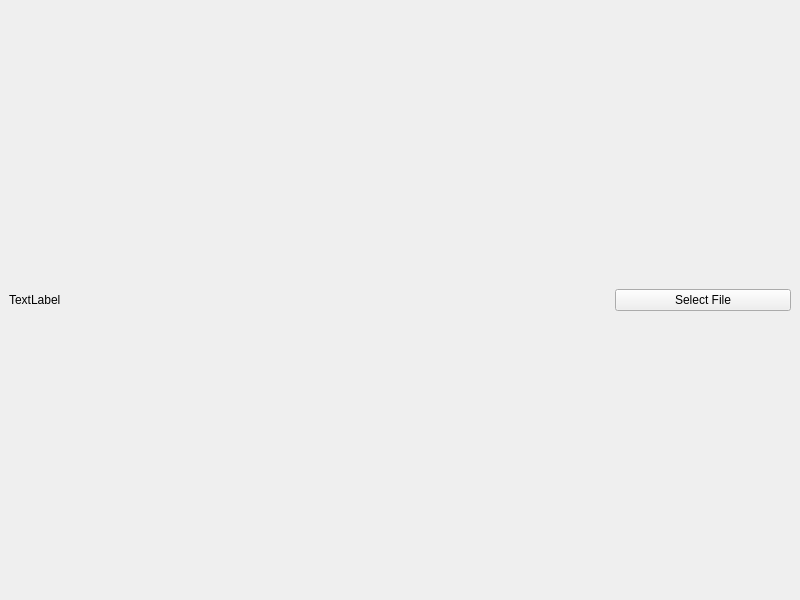
<?xml version="1.0" encoding="UTF-8"?>
<ui version="4.0">
 <class>MainWindow</class>
 <widget class="QMainWindow" name="MainWindow">
  <property name="geometry">
   <rect>
    <x>0</x>
    <y>0</y>
    <width>800</width>
    <height>600</height>
   </rect>
  </property>
  <property name="minimumSize">
   <size>
    <width>700</width>
    <height>600</height>
   </size>
  </property>
  <property name="windowTitle">
   <string>Process-pdf-excel</string>
  </property>
  <widget class="QWidget" name="centralwidget">
   <layout class="QHBoxLayout" name="horizontalLayout">
    <item>
     <widget class="QLabel" name="label">
      <property name="minimumSize">
       <size>
        <width>600</width>
        <height>500</height>
       </size>
      </property>
      <property name="text">
       <string>TextLabel</string>
      </property>
     </widget>
    </item>
    <item>
     <widget class="QPushButton" name="selectButton">
      <property name="text">
       <string>Select File</string>
      </property>
     </widget>
    </item>
   </layout>
  </widget>
 </widget>
 <resources/>
 <connections/>
</ui>
